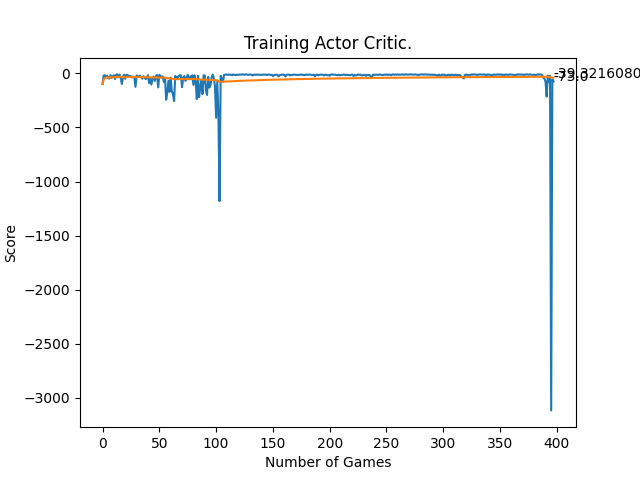

The Python source for this figure:
import gym
import gym_simplegrid
import tensorflow as tf
import numpy as np
import random
import copy
import matplotlib.pyplot as plt

env = gym.make('SimpleGrid-8x8-v0')
my_reward_map = {
    b'E': -1.0,
    b'S': -0.0,
    b'W': -5.0,
    b'G': 5.0,
}
env = gym.make('SimpleGrid-8x8-v0', reward_map=my_reward_map, p_noise=.1)
physical_devices = tf.config.experimental.list_physical_devices('GPU')
tf.config.experimental.set_memory_growth(physical_devices[0], True)

EPISODES = 1000


def plot(scores, mean_scores):
    plt.ion()
    plt.clf()
    plt.title('Training Actor Critic.')
    plt.xlabel('Number of Games')
    plt.ylabel('Score')
    plt.plot(scores)
    plt.plot(mean_scores)
    plt.text(len(scores)-1, scores[-1], str(scores[-1]))
    plt.text(len(mean_scores)-1, mean_scores[-1], str(mean_scores[-1]))
    plt.show(block=False)
    plt.pause(0.001)
    plt.savefig('deep_sarsa.png')


class DeepSARSAgent:
    def __init__(self):
        self.load_model = False
        # actions which agent can do
        self.action_space = [0, 1, 2, 3]
        # get size of state and action
        self.action_size = len(self.action_space)
        self.state_size = 1
        self.discount_factor = 0.99
        self.learning_rate = 0.001

        self.epsilon = 1.  # exploration
        self.epsilon_decay = .9999
        self.epsilon_min = 0.01
        self.model = self.build_model()
        self.opt = tf.keras.optimizers.Adam(learning_rate=0.001)
        self.mse = tf.keras.losses.MeanSquaredError()

        if self.load_model:
            self.epsilon = 0.05
            self.model.load_weights('./save_model/deep_sarsa_trained.h5')

    def build_model(self):
        inputs = tf.keras.layers.Input(self.state_size)
        hidden = tf.keras.layers.Dense(64, activation='relu')(inputs)
        outputs = tf.keras.layers.Dense(
            self.action_size, activation='linear')(hidden)
        model = tf.keras.Model(inputs, outputs)
        model.summary()
        return model

    def get_action(self, state):
        if np.random.rand() <= self.epsilon:
            return random.randrange(self.action_size)
        else:
            state = tf.cast([state], dtype=tf.float32)
            q_values = self.model(state)
            return np.argmax(q_values[0])

    def train_model(self, state, action, reward, next_state, next_action, done):
        if self.epsilon > self.epsilon_min:
            self.epsilon *= self.epsilon_decay

        state = tf.cast([state], dtype=tf.float32)
        next_state = tf.cast([next_state], dtype=tf.float32)
        target = self.model(state)[0].numpy()
        if done:
            target[action] = reward
        else:
            target[action] = (reward + self.discount_factor *
                              self.model(next_state)[0][next_action])
        target = np.reshape(target, [1, 4])

        with tf.GradientTape() as tape:
            pred = self.model(state)
            loss = self.mse(target, pred)
        grads = tape.gradient(loss, self.model.trainable_variables)
        self.opt.apply_gradients(zip(grads, self.model.trainable_variables))
        # self.model.train_on_batch(state, target)


def main():
    agent = DeepSARSAgent()
    total_rewards = []
    mean_rewards = []
    for game in range(EPISODES):
        state = env.reset()
        total_reward = 0
        done = False
        while not done:
            action = agent.get_action(state)
            next_state, reward, done, info, _ = env.step(action)
            next_action = agent.get_action(next_state)
            agent.train_model(state, action, reward, next_state, next_action,
                              done)
            state = next_state
            total_reward += reward
            state = copy.deepcopy(next_state)

            if done:
                #print("total step for this episord are {}".format(t))
                print("total reward after {} steps is {}".format(
                    game, total_reward))
        total_rewards.append(total_reward)
        avg_reward = np.mean(total_rewards)
        if total_reward > avg_reward:
            agent.model.save_weights('deep_sarsa_trained.h5')
            print('...model save success...')

        mean_rewards.append(avg_reward)
        plot(total_rewards, mean_rewards)


if __name__ == "__main__":
    main()
